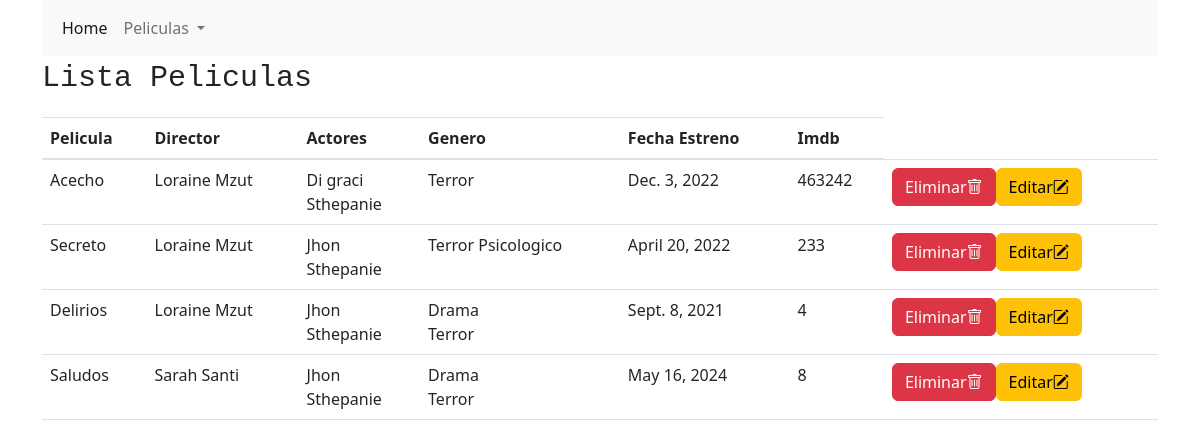
The app's page /movie_list/ with its own data.
### movie/models.py (models this page shows, shortened)
class Pelicula(models.Model):
    name = models.CharField(max_length=50, primary_key=True)
    comment = models.TextField()
    director = models.ForeignKey(
        'Director',
        on_delete=models.CASCADE
        )
    actores = models.ManyToManyField(
        'Actor'
    )
    genero = models.ManyToManyField(
        'Genero'
    )
    imdb = models.IntegerField()
    fecha_estreno = models.DateField()

class Director(models.Model):
    name = models.CharField(max_length=50, primary_key=True)
    last_name = models.CharField(max_length=50)
    genero = models.IntegerField(choices=genero_status, null=False, blank=False)
    age = models.IntegerField()
    pais = models.ForeignKey(
        'Paises', on_delete=models.CASCADE
    )
    def __str__(self) -> str:
        return f"{self.name} {self.last_name}"

class Actor(models.Model):
    name = models.CharField(max_length=50, primary_key=True)
    last_name = models.CharField(max_length=50)
    genero = models.IntegerField(choices=genero_status, null=False, blank=False)
    age = models.IntegerField()
    pais = models.ForeignKey(
        'Paises', on_delete=models.CASCADE
    )

class Genero(models.Model):
    id = models.IntegerField(primary_key=True, editable=False)
    name = models.CharField(max_length=100)

### movie/views.py (the view)
# urls.py: path('movie_list/', PeliculaListView.as_view(), name='movie_list'),
class PeliculaListView(ListView):
    template_name = "movie/templates/movie_list.html"
    model = Pelicula

### movie/templates/movie_list.html (shortened to what this page needs)
<!DOCTYPE html>
<html lang="en">
<head>
    <link rel="stylesheet" href="https://cdn.jsdelivr.net/npm/bootstrap@4.0.0/dist/css/bootstrap.min.css">
</head>
<body>
    {% extends 'movie/templates/index.html' %}
    {% block content %}
    <p class="font-monospace" style="font-size: 30px;">Lista Peliculas</p>
    <table class="table">
        <thead>
            <tr >
                <th>Pelicula</th>
                <th>Director</th>
                <th>Actores</th>
                <th>Genero</th>
                <th>Fecha Estreno</th>
                <th>Imdb</th>
            </tr>
        </thead>
        <tbody>
            {% for m in object_list %}
            <tr>
                <td>{{ m.name }}</td>
                <td>{{ m.director }}</td>
                <td>
                    {% for a in m.actores.all%}
                    {{ a.name }}
                    <br>
                    {% endfor %}
                </td>
                <td>
                    {% for a in m.genero.all%}
                    {{ a.name }}
                    <br>
                    {% endfor %}
                </td>
                <td>{{ m.fecha_estreno}}</td>
                <td>{{ m.imdb }}</td>
                <td>
                    <div class="d-flex">
                        <a class="btn btn-danger" href="{% url 'movie_delete' m.name %}">Eliminar<i class="bi bi-trash"></i></a>
                        <a class="btn btn-warning" href="{% url 'movie_update' m.name %}">Editar<i class="bi bi-pencil-square"></i></a>
                    </div>
                </td>
            </tr>
            {% endfor %}
        </tbody>
    </table>
    {% endblock %}

### movie/templates/index.html (shortened to what this page needs)
<!DOCTYPE html>
<html lang="es">
<head>
    <link
        href="https://cdn.jsdelivr.net/npm/bootstrap@5.2.1/dist/css/bootstrap.min.css"
        rel="stylesheet"
>
    <link
        rel="stylesheet"
        href="https://cdn.jsdelivr.net/npm/bootstrap-icons@1.9.1/font/bootstrap-icons.css">
</head>
<body>
    <div class="container">
        <nav class="navbar navbar-expand-lg bg-light">
            <div class="container-fluid">
                <div class="collapse navbar-collapse" id="navbarSupportedContent">
                    <ul class="navbar-nav me-auto mb-2 mb-lg-0">
                        <li class="nav-item">
                            <a class="nav-link active" aria-current="page" href="{% url '' %}">Home</a>
                        </li>
                        <li class="nav-item dropdown">
                            <a class="nav-link dropdown-toggle" href="#" role="button" data-bs-toggle="dropdown" aria-expanded="false">
                              Peliculas
                            </a>
                          </li>
                    </ul>
                </div>
            </div>
        </nav>
    </div>
    <div class="container">
        {% block content %}{% endblock %}
    </div>
</body>
</html>

### records on screen
Pelicula: name "Acecho", director "Loraine Mzut", fecha_estreno "Dec. 3, 2022", imdb "463242"
Actor: name "Di graci"
Actor: name "Sthepanie"
Genero: name "Terror"
Pelicula: name "Secreto", director "Loraine Mzut", fecha_estreno "April 20, 2022", imdb "233"
Actor: name "Jhon"
Genero: name "Terror Psicologico"
Pelicula: name "Delirios", director "Loraine Mzut", fecha_estreno "Sept. 8, 2021", imdb "4"
Genero: name "Drama"
Pelicula: name "Saludos", director "Sarah Santi", fecha_estreno "May 16, 2024", imdb "8"
